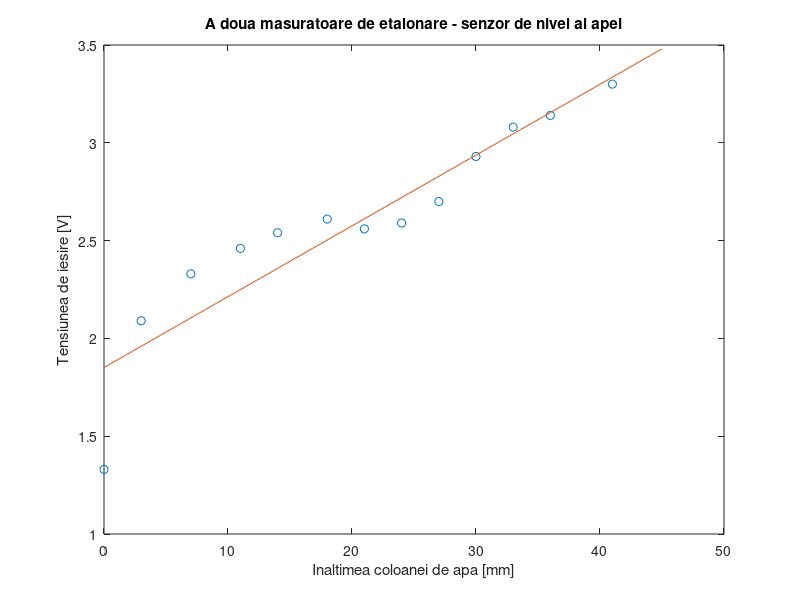

This chart was generated by the following MATLAB code:
clear all;
close all;
clc;

%A doua masuratoare efectuata asupra senzorului
%de nivel al apei
Dif = 5;
Vcc = [ 4.86  4.82  4.8  4.79  4.79  4.79 4.79  4.8  4.79  4.76  4.76  4.76  4.75  4.74];
avgVcc = mean(Vcc)
Hvas = [ 5 8 12 16 19 23 26 29 32 35 38 41 46];
Hs = Hvas - Dif;
Vout = [1.33  2.09  2.33  2.46  2.54  2.61  2.56  2.59  2.7  2.93  3.08  3.14  3.3];
Vout_posibil = [2.09  2.33  2.46  2.54  2.61  2.56  2.59  2.7  2.93  3.08  3.14  3.3];
figure(1), plot(Hs, Vout, 'o'), hold on
title('A doua masuratoare de etalonare - senzor de nivel al apei'), 
xlabel('Inaltimea coloanei de apa [mm]'), ylabel('Tensiunea de iesire [V]')


Y = polyfit(Hs, Vout, 1)
x = linspace(0, 45);
z = Y(1) * x + Y(2);
plot(x,z)